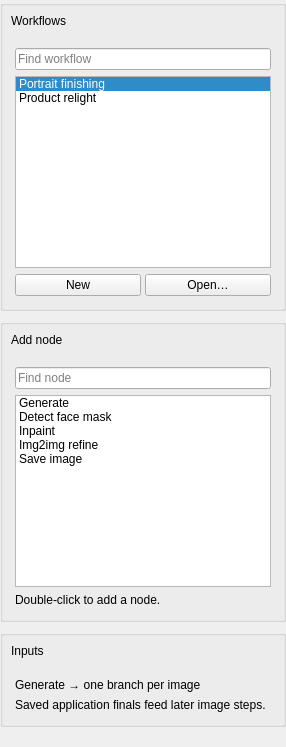
<?xml version="1.0" encoding="utf-8"?>
<ui version="4.0">
 <class>workflowsContext</class>
 <widget class="QWidget" name="workflowsContext">
  <layout class="QVBoxLayout" name="workflowsContextLayout">
   <property name="leftMargin">
    <number>0</number>
   </property>
   <property name="topMargin">
    <number>0</number>
   </property>
   <property name="rightMargin">
    <number>0</number>
   </property>
   <property name="bottomMargin">
    <number>0</number>
   </property>
   <property name="spacing">
    <number>8</number>
   </property>
   <item>
    <widget class="QGroupBox" name="workflowLibrary">
     <property name="role" stdset="0">
      <string>sectionCard</string>
     </property>
     <layout class="QVBoxLayout" name="workflowLibraryLayout">
      <property name="leftMargin">
       <number>0</number>
      </property>
      <property name="topMargin">
       <number>0</number>
      </property>
      <property name="rightMargin">
       <number>0</number>
      </property>
      <property name="bottomMargin">
       <number>0</number>
      </property>
      <property name="spacing">
       <number>0</number>
      </property>
      <item>
       <widget class="QFrame" name="workflowLibraryHeader">
        <property name="role" stdset="0">
         <string>sectionHeader</string>
        </property>
        <layout class="QVBoxLayout" name="workflowLibraryHeaderLayout">
         <property name="leftMargin">
          <number>8</number>
         </property>
         <property name="topMargin">
          <number>8</number>
         </property>
         <property name="rightMargin">
          <number>8</number>
         </property>
         <property name="bottomMargin">
          <number>8</number>
         </property>
         <property name="spacing">
          <number>0</number>
         </property>
         <item>
          <widget class="QLabel" name="workflowLibraryTitle">
           <property name="text">
            <string>Workflows</string>
           </property>
           <property name="wordWrap">
            <bool>true</bool>
           </property>
           <property name="textRole" stdset="0">
            <string>panelHeading</string>
           </property>
          </widget>
         </item>
        </layout>
       </widget>
      </item>
      <item>
       <widget class="QWidget" name="workflowLibraryContents">
        <property name="role" stdset="0">
         <string>sectionContents</string>
        </property>
        <layout class="QVBoxLayout" name="workflowLibraryContentsLayout">
         <property name="leftMargin">
          <number>12</number>
         </property>
         <property name="topMargin">
          <number>12</number>
         </property>
         <property name="rightMargin">
          <number>12</number>
         </property>
         <property name="bottomMargin">
          <number>12</number>
         </property>
         <property name="spacing">
          <number>6</number>
         </property>
         <item>
          <widget class="QLineEdit" name="workflowSearch">
           <property name="placeholderText">
            <string>Find workflow</string>
           </property>
          </widget>
         </item>
         <item>
          <widget class="QListWidget" name="workflowList">
           <item>
            <property name="text">
             <string>Portrait finishing</string>
            </property>
           </item>
           <item>
            <property name="text">
             <string>Product relight</string>
            </property>
           </item>
           <property name="maximumHeight">
            <number>86</number>
           </property>
           <property name="currentRow">
            <number>0</number>
           </property>
          </widget>
         </item>
         <item>
          <widget class="QWidget" name="workflowFileActions">
           <layout class="QHBoxLayout" name="workflowFileActionsLayout">
            <property name="leftMargin">
             <number>0</number>
            </property>
            <property name="topMargin">
             <number>0</number>
            </property>
            <property name="rightMargin">
             <number>0</number>
            </property>
            <property name="bottomMargin">
             <number>0</number>
            </property>
            <property name="spacing">
             <number>4</number>
            </property>
            <item>
             <widget class="QPushButton" name="newWorkflowButton">
              <property name="text">
               <string>New</string>
              </property>
             </widget>
            </item>
            <item>
             <widget class="QPushButton" name="openWorkflowButton">
              <property name="text">
               <string>Open…</string>
              </property>
             </widget>
            </item>
           </layout>
          </widget>
         </item>
        </layout>
       </widget>
      </item>
     </layout>
    </widget>
   </item>
   <item>
    <widget class="QGroupBox" name="workflowNodes">
     <property name="role" stdset="0">
      <string>sectionCard</string>
     </property>
     <layout class="QVBoxLayout" name="workflowNodesLayout">
      <property name="leftMargin">
       <number>0</number>
      </property>
      <property name="topMargin">
       <number>0</number>
      </property>
      <property name="rightMargin">
       <number>0</number>
      </property>
      <property name="bottomMargin">
       <number>0</number>
      </property>
      <property name="spacing">
       <number>0</number>
      </property>
      <item>
       <widget class="QFrame" name="workflowNodesHeader">
        <property name="role" stdset="0">
         <string>sectionHeader</string>
        </property>
        <layout class="QVBoxLayout" name="workflowNodesHeaderLayout">
         <property name="leftMargin">
          <number>8</number>
         </property>
         <property name="topMargin">
          <number>8</number>
         </property>
         <property name="rightMargin">
          <number>8</number>
         </property>
         <property name="bottomMargin">
          <number>8</number>
         </property>
         <property name="spacing">
          <number>0</number>
         </property>
         <item>
          <widget class="QLabel" name="workflowNodesTitle">
           <property name="text">
            <string>Add node</string>
           </property>
           <property name="wordWrap">
            <bool>true</bool>
           </property>
           <property name="textRole" stdset="0">
            <string>panelHeading</string>
           </property>
          </widget>
         </item>
        </layout>
       </widget>
      </item>
      <item>
       <widget class="QWidget" name="workflowNodesContents">
        <property name="role" stdset="0">
         <string>sectionContents</string>
        </property>
        <layout class="QVBoxLayout" name="workflowNodesContentsLayout">
         <property name="leftMargin">
          <number>12</number>
         </property>
         <property name="topMargin">
          <number>12</number>
         </property>
         <property name="rightMargin">
          <number>12</number>
         </property>
         <property name="bottomMargin">
          <number>12</number>
         </property>
         <property name="spacing">
          <number>6</number>
         </property>
         <item>
          <widget class="QLineEdit" name="nodeSearch">
           <property name="placeholderText">
            <string>Find node</string>
           </property>
          </widget>
         </item>
         <item>
          <widget class="QListWidget" name="nodePalette">
           <item>
            <property name="text">
             <string>Generate</string>
            </property>
           </item>
           <item>
            <property name="text">
             <string>Detect face mask</string>
            </property>
           </item>
           <item>
            <property name="text">
             <string>Inpaint</string>
            </property>
           </item>
           <item>
            <property name="text">
             <string>Img2img refine</string>
            </property>
           </item>
           <item>
            <property name="text">
             <string>Save image</string>
            </property>
           </item>
           <property name="maximumHeight">
            <number>160</number>
           </property>
          </widget>
         </item>
         <item>
          <widget class="QLabel" name="paletteHelp">
           <property name="text">
            <string>Double-click to add a node.</string>
           </property>
           <property name="wordWrap">
            <bool>true</bool>
           </property>
           <property name="role" stdset="0">
            <string>secondary</string>
           </property>
          </widget>
         </item>
        </layout>
       </widget>
      </item>
     </layout>
    </widget>
   </item>
   <item>
    <widget class="QGroupBox" name="workflowSources">
     <property name="role" stdset="0">
      <string>sectionCard</string>
     </property>
     <layout class="QVBoxLayout" name="workflowSourcesLayout">
      <property name="leftMargin">
       <number>0</number>
      </property>
      <property name="topMargin">
       <number>0</number>
      </property>
      <property name="rightMargin">
       <number>0</number>
      </property>
      <property name="bottomMargin">
       <number>0</number>
      </property>
      <property name="spacing">
       <number>0</number>
      </property>
      <item>
       <widget class="QFrame" name="workflowSourcesHeader">
        <property name="role" stdset="0">
         <string>sectionHeader</string>
        </property>
        <layout class="QVBoxLayout" name="workflowSourcesHeaderLayout">
         <property name="leftMargin">
          <number>8</number>
         </property>
         <property name="topMargin">
          <number>8</number>
         </property>
         <property name="rightMargin">
          <number>8</number>
         </property>
         <property name="bottomMargin">
          <number>8</number>
         </property>
         <property name="spacing">
          <number>0</number>
         </property>
         <item>
          <widget class="QLabel" name="workflowSourcesTitle">
           <property name="text">
            <string>Inputs</string>
           </property>
           <property name="wordWrap">
            <bool>true</bool>
           </property>
           <property name="textRole" stdset="0">
            <string>panelHeading</string>
           </property>
          </widget>
         </item>
        </layout>
       </widget>
      </item>
      <item>
       <widget class="QWidget" name="workflowSourcesContents">
        <property name="role" stdset="0">
         <string>sectionContents</string>
        </property>
        <layout class="QVBoxLayout" name="workflowSourcesContentsLayout">
         <property name="leftMargin">
          <number>12</number>
         </property>
         <property name="topMargin">
          <number>12</number>
         </property>
         <property name="rightMargin">
          <number>12</number>
         </property>
         <property name="bottomMargin">
          <number>12</number>
         </property>
         <property name="spacing">
          <number>6</number>
         </property>
         <item>
          <widget class="QLabel" name="workflowSourceText">
           <property name="text">
            <string>Generate → one branch per image</string>
           </property>
           <property name="wordWrap">
            <bool>true</bool>
           </property>
          </widget>
         </item>
         <item>
          <widget class="QLabel" name="workflowSourceNote">
           <property name="text">
            <string>Saved application finals feed later image steps.</string>
           </property>
           <property name="wordWrap">
            <bool>true</bool>
           </property>
           <property name="role" stdset="0">
            <string>secondary</string>
           </property>
          </widget>
         </item>
        </layout>
       </widget>
      </item>
     </layout>
    </widget>
   </item>
   <item>
    <spacer name="bottomSpacer">
     <property name="orientation">
      <enum>Qt::Vertical</enum>
     </property>
     <property name="sizeHint" stdset="0">
      <size>
       <width>0</width>
       <height>20</height>
      </size>
     </property>
    </spacer>
   </item>
  </layout>
 </widget>
 <resources />
 <connections />
</ui>
